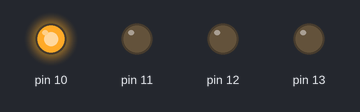
The sketch below on a simulated Arduino Uno, built with avr-gcc and run on an emulated ATmega328P. Shown: output pins drawn as LEDs (lit = HIGH).

Above: at 0.2 s.
At 0.7 s:
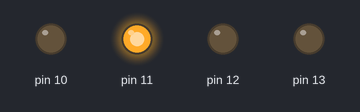
At 1.2 s:
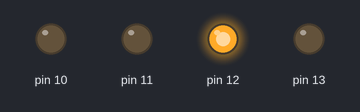
At 1.7 s:
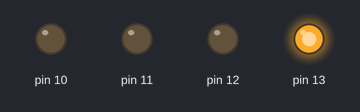
At 2.7 s:
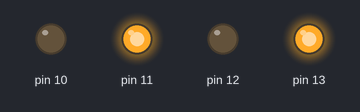
At 4.2 s:
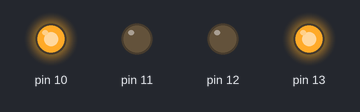
Timing chart, 0 to 4.6 s (numbered marks = the images above):
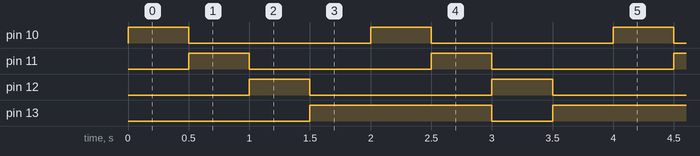

Measured:
- by itself, pin 10–12: alternates HIGH for 0.50 s and LOW for 1.5 s
- by itself, pin 13: alternates HIGH for 1.5 s and LOW for 0.50 s

The sketch:

week07_3.ino
```cpp
// week07_3_arduino_blink_blink_blink
// 有一支腳要接地GND,另一支要接 13
// 有一支腳要接地GND,另一支要接 12
// 有一支腳要接地GND,另一支要接 11
// 有一支腳要接地GND,另一支要接 10
void setup() {
  pinMode(10, OUTPUT); // (多這一行)
  pinMode(11, OUTPUT); // (多這一行)
  pinMode(12, OUTPUT); // 把第12支腳,能送出資料 OUTPUT
  pinMode(13, OUTPUT); // 把第13支腳,能送出資料 OUTPUT
}

void loop() {
  for(int i=10; i<=13; i++) {
    digitalWrite(i-1, LOW); // 熄滅 (多這一行)
    digitalWrite(i, HIGH); // 發亮
    digitalWrite(i+1, LOW); // 熄滅 (多這一行)
    delay(500);
  }
}
```
